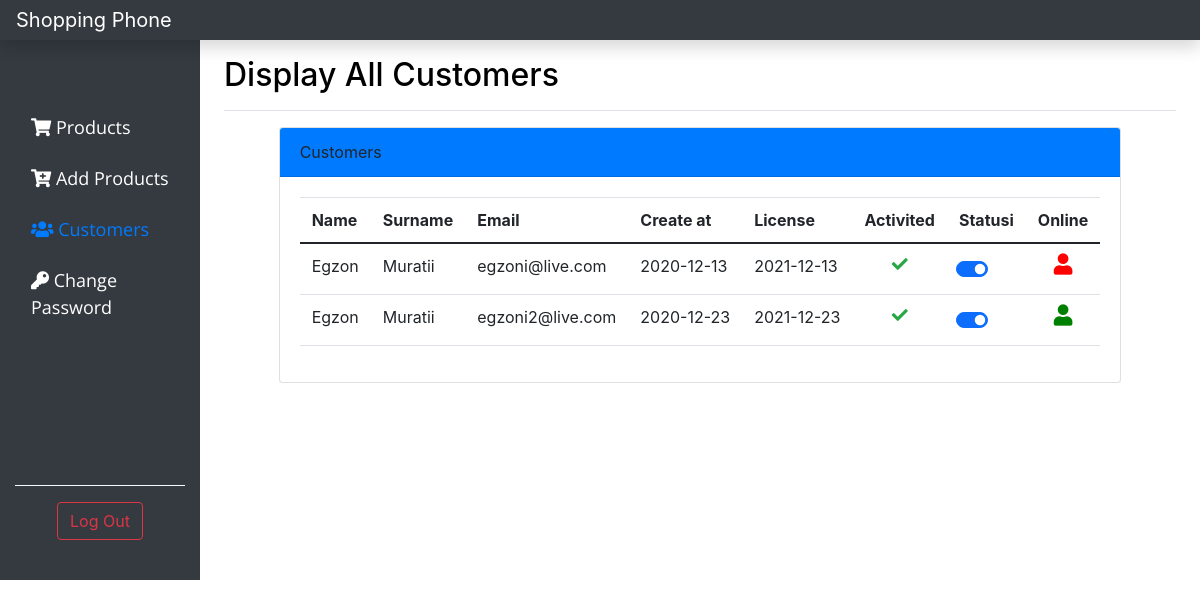
The page /customers.php (signed in) on the database its author committed.
### tables this page shows
CREATE TABLE `users` (
  `id` int(11) NOT NULL,
  `name` varchar(255) NOT NULL,
  `lastname` varchar(255) NOT NULL,
  `email` varchar(255) NOT NULL,
  `password` varchar(255) NOT NULL,
  `create_date` timestamp NOT NULL DEFAULT CURRENT_TIMESTAMP,
  `license_date` varchar(255) DEFAULT NULL,
  `active_status` varchar(255) NOT NULL,
  `status` smallint(1) NOT NULL DEFAULT '0',
  `role` varchar(255) NOT NULL DEFAULT 'user',
  `online` smallint(6) NOT NULL DEFAULT '0'
);

### product_class.php (called while the page is built, shortened)
<?php
class Products {
    private $servername = "localhost";
    private $username = "root";
    private $password = "";
    private $database = "phpoop";
    public $con;
    public function __construct()
    {
        $this->con = new mysqli($this->servername, $this->username, $this->password, $this->database);
        if (mysqli_connect_error()) {
            trigger_error("Failed to connect to MySQL: " . mysqli_connect_error());
        } else {
            return $this->con;
        }
    }
    public function displayUsers(){
        $query = "SELECT * FROM users WHERE role = 'user'";
        $result = $this->con->query($query);
        if ($result->num_rows > 0) {
            $data = [];
            while ($row = $result->fetch_assoc()) {
                $data[] =  $row;
            }
            return $data;
        } else {
            echo "No found records";
        }
    }
}

### customers.php (the view, shortened to what this page needs)
<?php
include "product_class.php";
$users = new Products();
$display = $users->displayUsers();
?>
<html lang="en">
<head>
    <link rel="stylesheet" href="admin.css">
    <link href="https://cdn.jsdelivr.net/npm/bootstrap@5.0.0-beta1/dist/css/bootstrap.min.css" rel="stylesheet">
    <link rel="stylesheet" href="https://cdnjs.cloudflare.com/ajax/libs/twitter-bootstrap/4.5.2/css/bootstrap.css">
    <link rel="stylesheet" href="https://cdn.datatables.net/1.10.22/css/dataTables.bootstrap4.min.css">
    <link rel="stylesheet" href="https://cdn.datatables.net/responsive/2.2.6/css/responsive.bootstrap4.min.css">
    <link rel="stylesheet" href="https://cdnjs.cloudflare.com/ajax/libs/font-awesome/5.15.1/css/all.min.css">
</head>
<body>
    <header class="navbar navbar-dark sticky-top bg-dark flex-md-nowrap p-0 shadow">
        <a class="navbar-brand col-md-3 col-lg-2 me-0 px-3" href="#">Shopping Phone</a>
    </header>
    <div class="container-fluid">
        <div class="row">
            <nav id="sidebarMenu" class="col-md-3 col-lg-2 d-md-block bg-dark sidebar collapse ">
                <div class="position-sticky pt-3">
                    <ul class="nav flex-column">
                        <li class="nav-item  mb-2">
                            <a class="nav-link  text-white" href="product.php">
                                <i class="fas fa-shopping-cart"></i>
                                Products
                            </a>
                        </li>
                        <li class="nav-item  mb-2">
                            <a class="nav-link  text-white" href="add_product.php">
                                <i class="fas fa-cart-plus"></i>
                                Add Products
                            </a>
                        </li>
                        <li class="nav-item  mb-2">
                            <a class="nav-link  active" href="customers.php">
                                <i class="fas fa-users"></i>
                                Customers
                            </a>
                        </li>
                        <li class="nav-item  mb-2">
                            <a class="nav-link text-white" href="changePassword.php">
                                <i class="fas fa-key"></i>
                                Change Password
                            </a>
                        </li>
                    </ul>
                    <div class="border-top border-light p-3 mb-4 mt-5">
                        <div class="text-center">
                        <a href="logoutadmin.php" class="btn btn-outline-danger">Log Out</a>
                        </div>
                    </div>
                </div>
            </nav>
            <main class="col-md-9 ms-sm-auto col-lg-10 px-md-4">
                <div class="d-flex justify-content-between flex-wrap flex-md-nowrap align-items-center pt-3 pb-2 mb-3 border-bottom">
                    <h1 class="h2">Display All Customers</h1>
                </div>
                <div class="container">
                    <div class="row justify-content-md-center">
                        <div class="col-md-11">
                            <div class="card">
                                <div class="card-header bg-primary">
                                Customers
                                </div>
                                <div class="card-body">
                                <table id="example" class="table  responsive nowrap  table-responsive-sm" style="width:100%">
                                        <thead>
                                            <tr>
                                                <th>Name</th>
                                                <th>Surname</th>
                                                <th>Email</th>
                                                <th>Create at</th>
                                                <th>License</th>
                                                <th>Activited</th>
                                                <th>Statusi</th>
                                                <th>Online</th>
                                            </tr>
                                        </thead>
                                        <tbody>
                                            <?php
                                            if (count($display)) {
                                                foreach ($display as $row) {
                                            ?>
                                                    <tr>
                                                        <td><?php echo ucfirst($row['name']) ?></td>
                                                        <td><?php echo $row['lastname'] ?></td>
                                                        <td><?php echo $row['email'] ?></td>
                                                        <td><?php
                                                        echo date("Y-m-d",strtotime($row['create_date']));
                                                       ?></td>
                                                        <td><?php echo $row['license_date'] ?></td>
                                                        <td class="text-center"><?php  if($row['active_status'] == "verified"){
                                                            ?> <i class="fas fa-check text-success"></i>
                                                         <?php }else{
                                                             ?>
                                                             <i class="fas fa-exclamation text-warning"></i>
                                                             <?php
                                                         }
                                                         ?>
                                                       </td>
                                                       <td class="text-center">
                                                       <div class="form-check form-switch">
  <input type="checkbox"   id='<?php echo $row['id'] ?>' class="form-check-input " <?php echo $row['status']=='0'?'checked':'' ?> >
</div>
                </td>
                <td>
                  <?php
                     if($row['online'] == '0'){ ?>
               <div class="text-center">
                <i class="fa fa-user fa-lg" style="color:red"></i>
              </div>
                   <?php
                     }if($row['online'] == '1'){ ?>
                       <div class="text-center">
                <i class="fa fa-user fa-lg" style="color:green"></i>
              </div>
                  <?php
                     }
                  ?>
                </td>
                                                    </tr>
                                            <?php }
                                            } ?>
                                        </tbody>
                                    </table>
                                </div>
                            </div>
                        </div>
                    </div>
                </div>
            </main>
        </div>
    </div>
</body>
</html>

### admin.css (style rules this page uses)
* { padding: 0; margin: 0; box-sizing: border-box; }
#sidebarMenu .nav { margin-top: 50px; padding-bottom: 100px; }
.nav-link { font-family: 'Open Sans', sans-serif; font-size: 18px; }
.h2 { color:black; }

### rows shown on the page
users: name "Egzon", lastname "Muratii", email "egzoni@live.com", create_date "2020-12-13", license_date "2021-12-13", active_status "verified" (drawn), status "☑", online 0 (drawn)
users: name "Egzon", lastname "Muratii", email "egzoni2@live.com", create_date "2020-12-23", license_date "2021-12-23", active_status "verified" (drawn), status "☑", online 1 (drawn)
